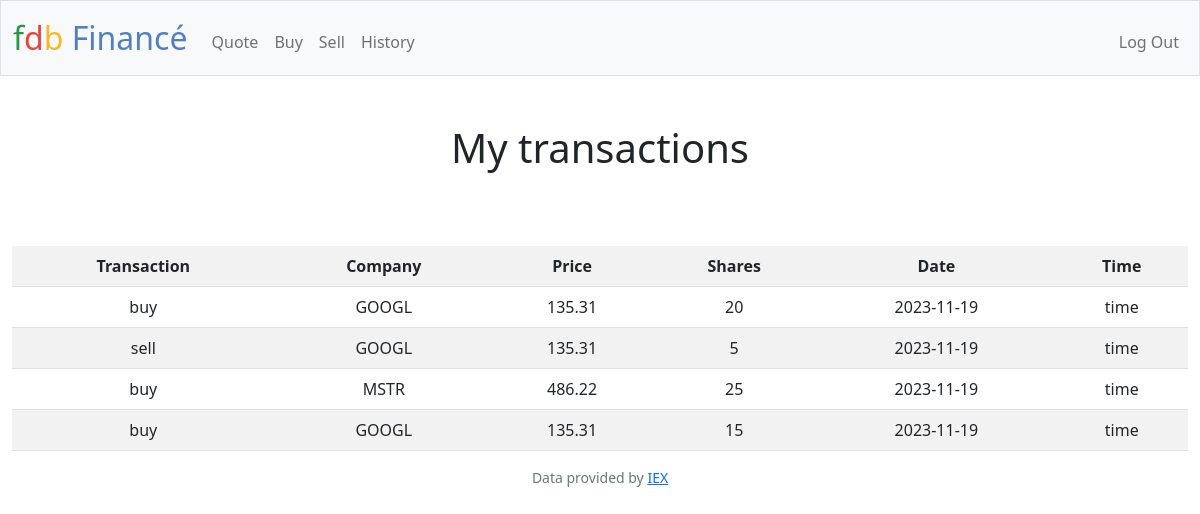
The app's page /history (signed in) with its own data.
### tables this page shows
CREATE TABLE transactions (type TEXT, symbol TEXT, price INTEGER, shares INTEGER, date INTEGER, time INTEGER, id INTEGER);

### app.py (the view)
@app.route("/history", methods = ["GET"])
@login_required
def history():
    user_id = session["user_id"]
    transactions = db.execute('SELECT * FROM transactions WHERE id = ?', user_id)
    return render_template('history.html', transactions=transactions)

### app.py (called while the page is built)
@app.after_request
def after_request(response):
    response.headers["Cache-Control"] = "no-cache, no-store, must-revalidate"
    response.headers["Expires"] = 0
    response.headers["Pragma"] = "no-cache"
    return response

### helpers.py (called while the page is built)
def login_required(f):
    @wraps(f)
    def decorated_function(*args, **kwargs):
        if session.get("user_id") is None:
            return redirect("/login")
        return f(*args, **kwargs)
    return decorated_function

### templates/history.html (shortened to what this page needs)
{% extends "layout.html" %}
{% block main %}
     <div>
        <h1 class="display-6">My transactions</h1>
            <div>
                <h4>
                    <br><br>
                </h4>
                <table class="table table-striped">
                    <tr>
                        <th>Transaction</th>
                        <th>Company</th>
                        <th>Price</th>
                        <th>Shares</th>
                        <th>Date</th>
                        <th>Time</th>
                    </tr>
                    {% for row in transactions %}
                    <tr>
                        <td>{{ row["type"] }}</td>
                        <td>{{ row["symbol"] }}</td>
                        <td>{{ row["price"] }}</td>
                        <td>{{ row["shares"] }}</td>
                        <td>{{ row["date"] }}</td>
                        <td>{{ row["time"] }}</td>
                    </tr>
                    {% endfor %}
            </div>
     </div>
{% endblock %}

### templates/layout.html (shortened to what this page needs)
<!DOCTYPE html>
<html lang="en">
    <head>
        <link href="https://cdn.jsdelivr.net/npm/bootstrap@5.1.3/dist/css/bootstrap.min.css" rel="stylesheet">
        <link href="/static/styles.css" rel="stylesheet">
    </head>
    <body>
        <nav class="bg-light border navbar navbar-expand-md navbar-light">
            <div class="container-fluid">
                <a class="navbar-brand" href="/"><span class="green">f</span><span class="red">d</span><span class="yellow">b</span> <span class="blue">Financé</span></a>
                <div class="collapse navbar-collapse" id="navbar">
                    {% if session["user_id"] %}
                        <ul class="navbar-nav me-auto mt-2">
                            <li class="nav-item"><a class="nav-link" href="/quote">Quote</a></li>
                            <li class="nav-item"><a class="nav-link" href="/buy">Buy</a></li>
                            <li class="nav-item"><a class="nav-link" href="/sell">Sell</a></li>
                            <li class="nav-item"><a class="nav-link" href="/history">History</a></li>
                        </ul>
                        <ul class="navbar-nav ms-auto mt-2">
                            <li class="nav-item"><a class="nav-link" href="/logout">Log Out</a></li>
                        </ul>
                    {% else %}
                        <ul class="navbar-nav ms-auto mt-2">
                            <li class="nav-item"><a class="nav-link" href="/register">Register</a></li>
                            <li class="nav-item"><a class="nav-link" href="/login">Log In</a></li>
                        </ul>
                    {% endif %}
                </div>
            </div>
        </nav>
        <main class="container-fluid py-5 text-center">
            {% block main %}{% endblock %}
        </main>
        <footer class="mb-5 small text-center text-muted">
            Data provided by <a href="https://iexcloud.io/">IEX</a>
        </footer>
    </body>
</html>

### static/styles.css (style rules this page uses)
nav .navbar-brand { font-size: xx-large; }
nav .navbar-brand .blue { color: #537fbe; }
nav .navbar-brand .red { color: #ea433b; }
nav .navbar-brand .yellow { color: #f5b82e; }
nav .navbar-brand .green { color: #2e944b; }

### records on screen
transactions: type "buy", symbol "GOOGL", price "135.31", shares "20", date "2023-11-19", time "time"
transactions: type "sell", symbol "GOOGL", price "135.31", shares "5", date "2023-11-19", time "time"
transactions: type "buy", symbol "MSTR", price "486.22", shares "25", date "2023-11-19", time "time"
transactions: type "buy", symbol "GOOGL", price "135.31", shares "15", date "2023-11-19", time "time"
